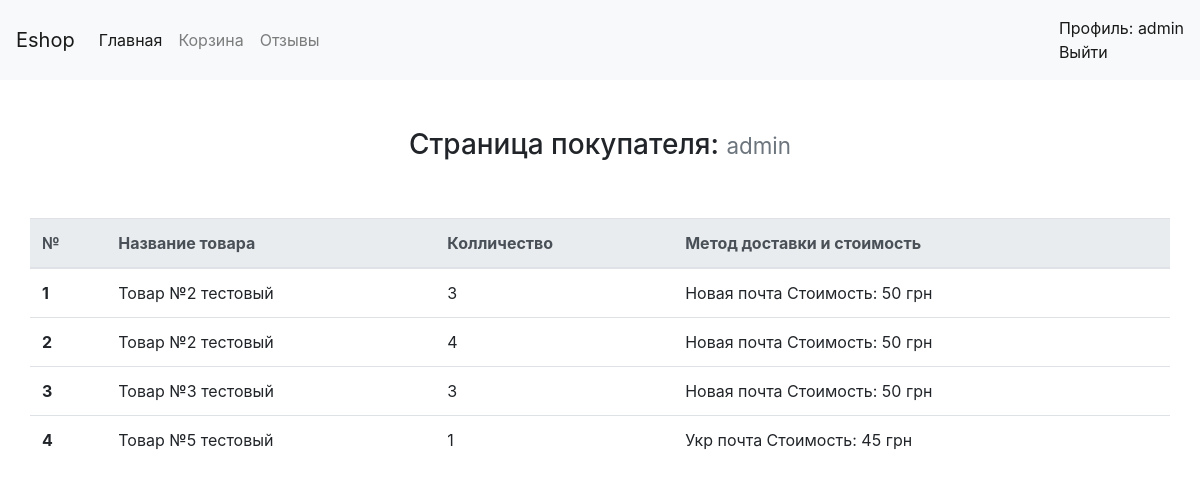
/profile/ (signed in), run on the app's committed database.
### eshop_site/models.py (models this page shows)
class Card(models.Model):
	pay = models.BooleanField(default=False)
	product = models.ForeignKey('Product', on_delete=models.CASCADE, related_name='rel_product')
	count = models.PositiveIntegerField(default=1, validators=[MinValueValidator(0)], blank=True, db_index=True)
	title_product = models.CharField(max_length=150, db_index=True)
	user_name = models.CharField(max_length=150, db_index=True)
	price_product = models.PositiveIntegerField(default=0, validators=[MinValueValidator(0)], blank=True, db_index=True)
	delivery_method = models.CharField(max_length=150, db_index=True)

### eshop_site/views.py (the view)
# urls.py: path('profile/', profile, name='profile'),
def profile(request):
	user = User.objects.get()
	card = Card.objects.filter(user_name=user.username, pay=True)
	if request.user.is_authenticated:
		return render(request, 'eshop_site/profile.html', context={'user': user, 'card': card})
	else:
		return redirect('/')

### eshop_site/templates/eshop_site/profile.html (shortened to what this page needs)
{% extends 'eshop_site/base.html' %}
{% load crispy_forms_tags %}
{% block body %}
<h3>
  Страница покупателя:
  <small class="text-muted">{{user.username}}</small>
</h3>
<table class="table mt-5">
  <thead class="thead-light">
    <tr>
      <th scope="col">№</th>
      <th scope="col">Название товара</th>
      <th scope="col">Колличество</th>
      <th scope="col">Метод доставки и стоимость</th>
    </tr>
  </thead>
  <tbody>
    {% for order in card %}
    <tr>
      <th scope="row">{{order.id}}</th>
      <td>{{order.title_product}}</td>
      <td>{{order.count}}</td>
      <td>{{order.delivery_method}}</td>
    </tr>
     {% endfor %}
  </tbody>
</table>
{% endblock %}

### templates/base.html (shortened to what this page needs)
{% load static %}
<!DOCTYPE html>
<html>
<head>
	<link rel="stylesheet" href="https://stackpath.bootstrapcdn.com/bootstrap/4.4.1/css/bootstrap.min.css">
</head>
<body>
		<nav class="navbar navbar-expand-lg navbar-light bg-light">
	  <a class="navbar-brand" href="{% url 'index' %}">Eshop</a>
	  <div class="collapse navbar-collapse" id="navbarNavDropdown">
	    <ul class="navbar-nav">
	      <li class="nav-item active">
	        <a class="nav-link" href="{% url 'index' %}">Главная <span class="sr-only">(current)</span></a>
	      </li>
	      <li class="nav-item">
	        <a class="nav-link" href="{% url 'order' %}">Корзина</a>
	      </li>
	      <li class="nav-item">
	        <a class="nav-link" href="#">Отзывы</a>
	      </li>
	    </ul>
	  </div>
	     <span class="navbar-text">
      {% if user.is_authenticated %}
   <a href="{% url 'profile'%}"> Профиль: {{ user.get_username }}</a>
   <br><a href="{% url 'logout'%}?next={{request.path}}">Выйти</a>
   {% else %}
     <a href="{% url 'login'%}?next={{request.path}}">Войти</a>
   {% endif %}
    </span>
	</nav>
<div class="container mt-5">
	<div class="row justify-content-md-center">
			{% block body %}
			{% endblock %}
	</div>
</div>
</body>
</html>

### data on the page
Card: id "1", title_product "Товар №2 тестовый", count "3", delivery_method "Новая почта Стоимость: 50 грн"
Card: id "2", title_product "Товар №2 тестовый", count "4", delivery_method "Новая почта Стоимость: 50 грн"
Card: id "3", title_product "Товар №3 тестовый", count "3", delivery_method "Новая почта Стоимость: 50 грн"
Card: id "4", title_product "Товар №5 тестовый", count "1", delivery_method "Укр почта Стоимость: 45 грн"

### other printed values
{{ user.get_username }} "admin"
{{ user.username }} "admin"
